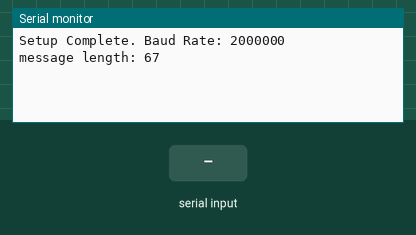
This program was run on a simulated ESP32. Parts: the last lines printed to the serial monitor. The inputs (shaded band) are chosen by the test bench.

Above: at 1.8 s.
1.9 s: "1!" received over the second serial link
At 2.7 s:
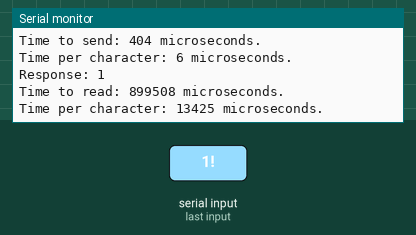
3.4 s: "0!" received over the second serial link
At 4.2 s:
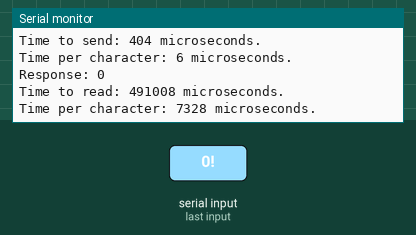
4.9 s: "2!" received over the second serial link
At 6.4 s:
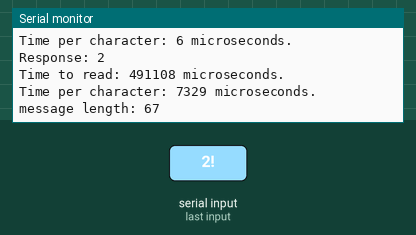
Timing chart, 0 to 7.9 s (numbered marks = the images above; inputs shaded):
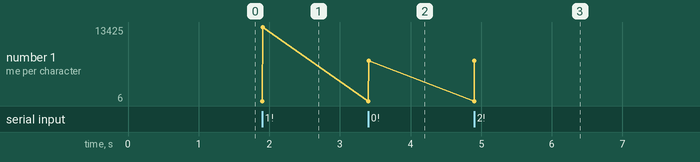

The program:

main.cpp
```cpp
#include <Arduino.h>
#include <HardwareSerial.h>

HardwareSerial mySerial2(2); // Testing on UART2 (pins 16, 17)

//********************************************************************************
void setup() {
  int baudRate = 2000000;

  Serial.begin(115200); // USB Serial port for debug msgs
  while (!Serial) {
    ; // wait for serial port to connect.
  }

  mySerial2.begin(baudRate, SERIAL_8N1, 16, 17); // RX, TX --
                                                //  I put a loop back across these
                                                //  pins to test the code
  while (!mySerial2) {
    ; // wait for serial port to connect.
  }

  Serial.println("Setup Complete. Baud Rate: " + String(baudRate));
}


//********************************************************************************
void loop() {

  delay(1000);

  String message = "hello.hello.hello.hello.hello.hello.hello.hello.hello.hello.hello!";
  int messageLength = message.length() + 1 ; // +1 for null terminator
  Serial.println("message length: " + String(messageLength));

  // SEND
  int t0 = micros(); // start time
    mySerial2.print(message);
    mySerial2.flush();  // ******* Warning: This causes the program to wait unitl the TX buffer is empty.
                        // If you don't flush, the program will continue and the message will be sent
                        // in the background. Making your send time look faster! We're doing this to be
                        // sure the data has been sent for timing measurements. ******
                        //
                        // In real life, you might want not to flush but move on in the program flow and
                        // and do other things while the device you are talking do does things and starts
                        // sending back data.
  int t1 = micros(); // end time


  // RECEIVE
  int t2 = micros(); // start time
    String response = "";
    while (mySerial2.available()==0) { // Wait for data to be available.
    }

    while (mySerial2.available()) { // Data should be available now.
      // Option 1: Read a character at a time.
      // char inChar = (char)mySerial2.read();
      // response += inChar;

      // Option 2: Read the whole string at once. (Delimited by '!') A bit faster.
      response = mySerial2.readStringUntil('!');
    }
  int t3 = micros(); // end time


  // REPORT
  Serial.println("Time to send: " + String(t1 - t0) + " microseconds.");
  Serial.println("Time per character: " + String((t1 - t0) / messageLength) + " microseconds.");
  Serial.println("Response: " + response);
  Serial.println("Time to read: " + String(t3 - t2) + " microseconds.");
  Serial.println("Time per character: " + String((t3 - t2) / messageLength) + " microseconds.");
  Serial.print("\n\n");

}
```

Measured:
- after the input at 1.9 s, the serial monitor: prints a new line at once (image 1)
- after the input at 3.4 s, the serial monitor: prints a new line at once (image 2)
- after the input at 4.9 s, the serial monitor: prints a new line at once (image 3)
- plotted number 1: 13425 → 7328 after the input at 3.4 s, 7328 → 7329 after the input at 4.9 s
